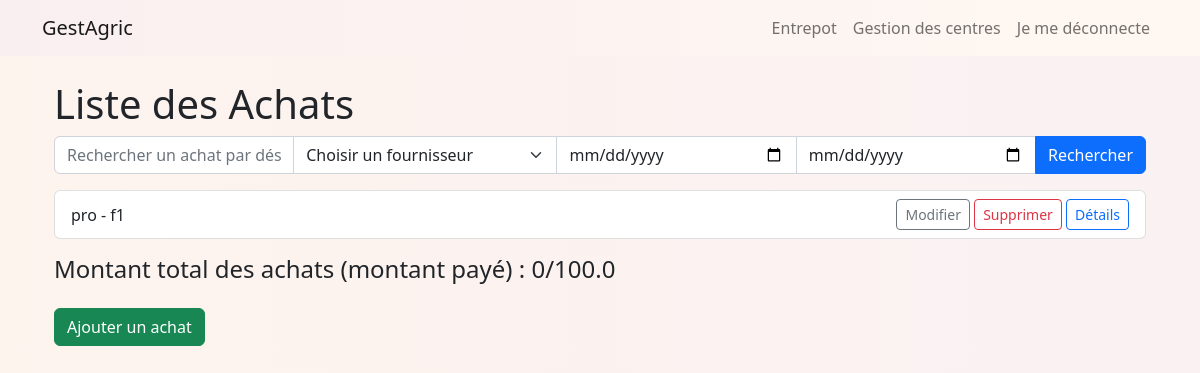
/Entrepot/achats/, run on an earlier commit of the app's database.
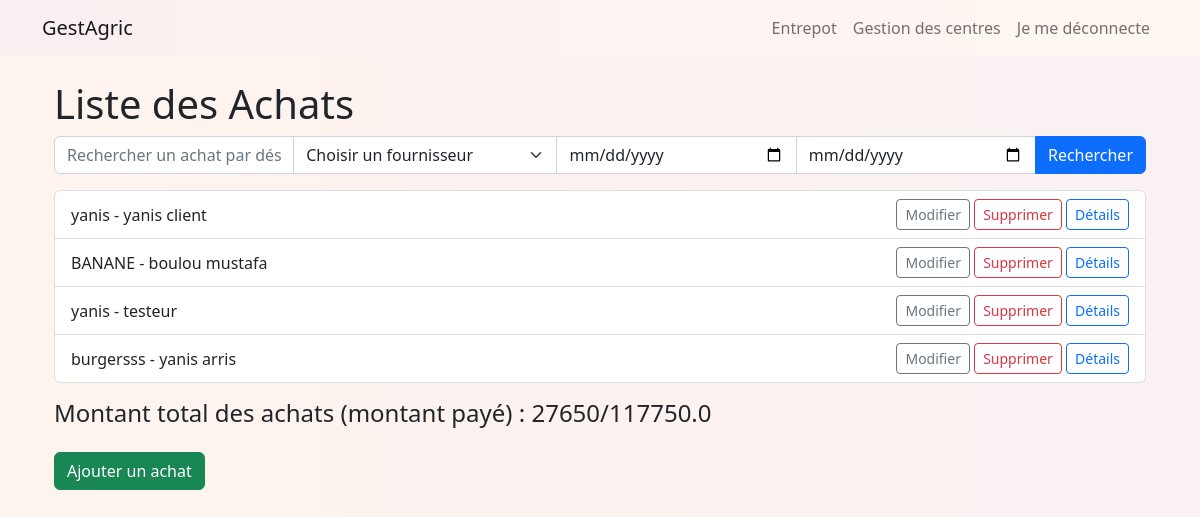
And on a later commit of the database.
### entrepot/models.py (models this page shows, shortened)
class Achat(models.Model):
    produit = models.ForeignKey('Produit', on_delete=models.CASCADE)
    fournisseur = models.ForeignKey('Fournisseur', on_delete=models.CASCADE)
    quantite = models.IntegerField()
    prix_unitaire_HT = models.DecimalField(max_digits=10, decimal_places=2)
    date_achat = models.DateField(auto_now_add=True)
    paiement_partiel = models.BooleanField(default=False)
    montant_paye = models.DecimalField(max_digits=10, decimal_places=2, default=0)

class Produit(models.Model):
    code = models.CharField(max_length=20)
    designation = models.CharField(max_length=100)
    nombre_vente0 = models.IntegerField(default=0)
    nombre_vente1 = models.IntegerField(default=0)
    nombre_vente2 = models.IntegerField(default=0)
    nombre_vente3 = models.IntegerField(default=0)
    def __str__(self):
        return self.designation

class Fournisseur(models.Model):
    code = models.CharField(max_length=20)
    nom = models.CharField(max_length=100)
    adresse = models.CharField(max_length=200)
    telephone = models.CharField(max_length=15)
    solde = models.DecimalField(max_digits=10, decimal_places=2, default=0)
    prix_total_depense_chez_fournisseur = models.DecimalField(max_digits=10, decimal_places=2, default=0)  # Ajout de l'attribut nombre_achat pour les fournisseurs
    def __str__(self):
        return self.nom

### entrepot/views.py (the view)
# urls.py: path('achats/', views.Achat_list, name='achat_list'),
def Achat_list(request):
    query = request.GET.get('q')
    date_debut = request.GET.get('date_debut')
    date_fin = request.GET.get('date_fin')
    fournisseur_id = request.GET.get('fournisseur')
    Achats = Achat.objects.all()
    if date_debut and date_fin:
        start_date = parse_date(date_debut)
        end_date = parse_date(date_fin)
        if start_date and end_date:
            Achats = Achats.filter(date_achat__range=[start_date, end_date])
    if query:
        Achats = Achats.filter(produit__designation__icontains=query)
    if fournisseur_id:
        Achats = Achats.filter(fournisseur__id=fournisseur_id)
    fournisseurs = Fournisseur.objects.all()
    total_montant_achats_payer = Achats.aggregate(Sum('montant_paye'))['montant_paye__sum'] or 0
    total_montant_achats = Achat.objects.aggregate(
    total=Sum(F('prix_unitaire_HT') * F('quantite'), output_field=FloatField())
)['total'] or 0
    return render(request, 'Achat/Achat_list.html', {
        'Achats': Achats,
        'fournisseurs': fournisseurs,
        'total_montant_achats_payer': total_montant_achats_payer,
        'total_montant_achats': total_montant_achats
    })

### entrepot/templates/Achat/achat_list.html (shortened to what this page needs)
{% extends 'base.html' %}
{% block content %}
<!DOCTYPE html>
<html>
<head>
    {% load static %}
    <link rel="stylesheet" href="{% static 'css/bootstrap.min.css' %}">
    <link rel="stylesheet" href="{% static 'css/css.css' %}">
</head>
<body>
    <div class="container">
        <h1>Liste des Achats</h1>
        <form class="mb-3" method="GET">
            <div class="input-group">
                <input type="text" class="form-control" name="q" placeholder="Rechercher un achat par désignation du produit...">
                <select class="form-select" name="fournisseur">
                    <option value="">Choisir un fournisseur</option>
                </select>
                <input type="date" class="form-control" name="date_debut" placeholder="Date de début">
                <input type="date" class="form-control" name="date_fin" placeholder="Date de fin">
                <button type="submit" class="btn btn-primary">Rechercher</button>
            </div>
        </form>
        <ul class="list-group">
            {% for achat in Achats %}
                <li class="list-group-item d-flex justify-content-between align-items-center">
                    {{ achat.produit }} - {{ achat.fournisseur }}
                    <div>
                        <a href="{% url 'achat_edit' achat.pk %}" class="btn btn-sm btn-outline-secondary">Modifier</a>
                        <a href="{% url 'achat_delete' achat.pk %}" class="btn btn-sm btn-outline-danger">Supprimer</a>
                        <a href="{% url 'achat_detail' achat.pk %}" class="btn btn-sm btn-outline-primary">Détails</a>
                    </div>
                </li>
            {% endfor %}
        </ul>
        <h4 class="mt-3">Montant total des achats (montant payé) : {{ total_montant_achats_payer }}/{{ total_montant_achats }}</h4>
        <a href="{% url 'achat_new' %}" class="btn btn-success mt-3">Ajouter un achat</a>
    </div>
</body>
</html>
{% endblock %}

### utilisateur/templates/base.html (shortened to what this page needs)
{% load static %}
<!DOCTYPE html>
<html lang="en">
<head>
    <link rel="stylesheet" href="{% static 'css/bootstrap.min.css' %}">
</head>
<body>
    <nav class="navbar navbar-expand-lg navbar-light bg-light">
        <div class="container">
            <a class="navbar-brand" href="#">GestAgric</a>
            <div class="collapse navbar-collapse" id="navbarNav">
                <ul class="navbar-nav ms-auto">
                    <li class="nav-item">
                        <a class="nav-link" href="{% url 'entrepot:home' %}">Entrepot</a>
                    </li>
                    <li class="nav-item">
                        <a class="nav-link" href="{% url 'gestionCentre:home' %}">Gestion des centres</a>
                    </li>
                    <li class="nav-item">
                        <a class="nav-link" href="{% url 'logout' %}">Je me déconnecte</a>
                    </li>
                </ul>
            </div>
        </div>
    </nav>
    <div class="container mt-4">
        {% block content %}{% endblock content %}
    </div>
</body>
</html>

### entrepot/static/css/css.css (style rules this page uses)
body { margin: 0; padding: 0; background: linear-gradient(to right, #fdf4ee, #faf1f3); }

### utilisateur/templates/base.html (style rules this page uses)
.navbar { background: linear-gradient(to right, #f9eff0, #fff8f2); }

What changed in the data, as far as the page shows it:
removed Achat: produit "pro", fournisseur "f1"
added Achat: produit "yanis", fournisseur "yanis client"
added Achat: produit "BANANE", fournisseur "boulou mustafa"
added Achat: produit "yanis", fournisseur "testeur"
added Achat: produit "burgersss", fournisseur "yanis arris"
Also different on the page:
{{ total_montant_achats_payer }}: "0" → "27650"
{{ total_montant_achats }}: "100.0" → "117750.0"
